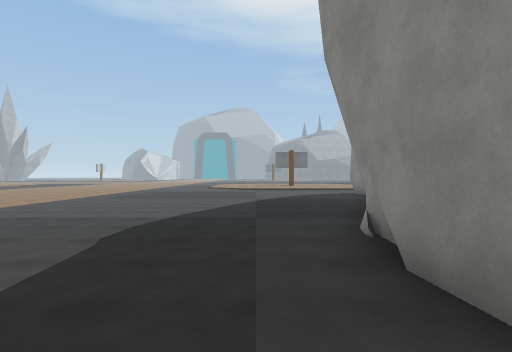
[1] (above)

24 first-person views from a walk through a scene from a Unity 3-D project. The camera is 1.5 m above the floor, looks level and sees 75° across. The floor is counted in squares, 2 m on a side. Each view is taken from the middle of a square. On the plan, view 1 faces up. The plan holds only what a view shows up to about 11 squares ahead; the rest is blank. The place goes on beyond the plan. Surface patterns are stand-ins for the level's own textures.

[2]
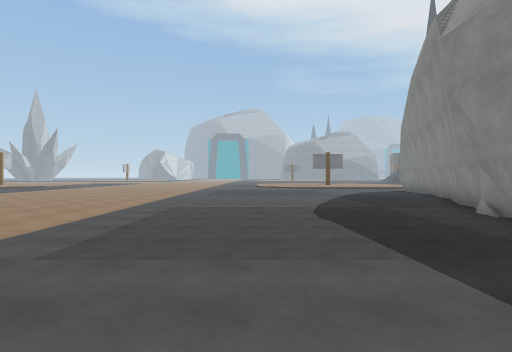

[3]
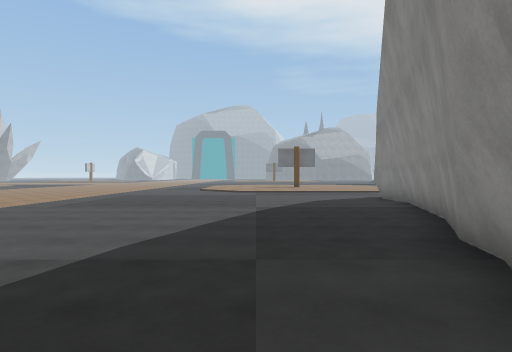

[4]
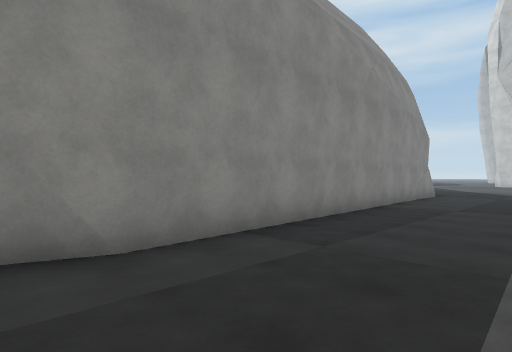

[5]
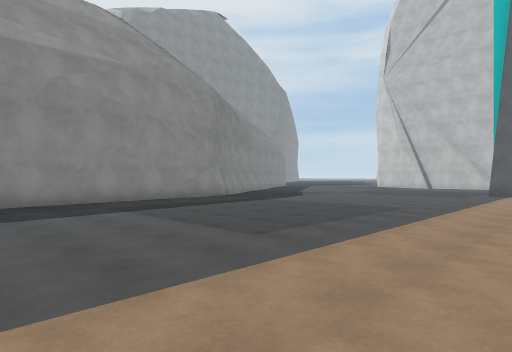

[6]
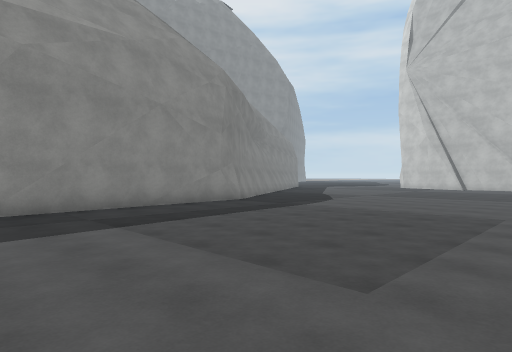

[7]
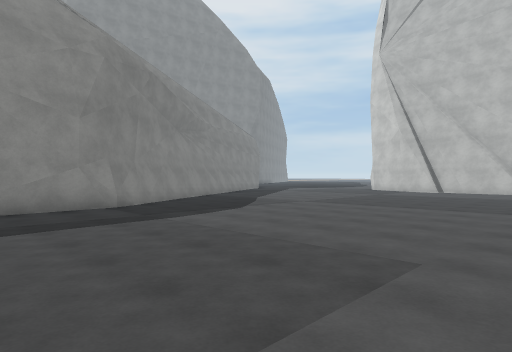

[8]
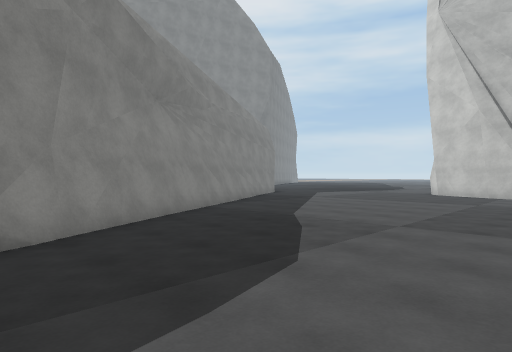

[9]
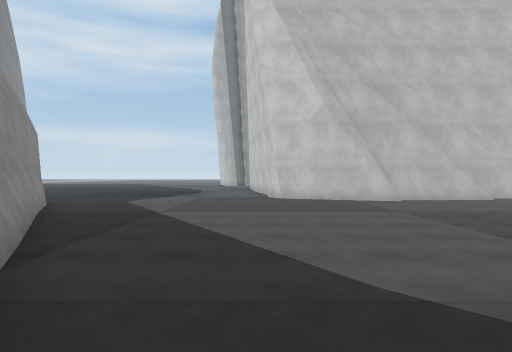

[10]
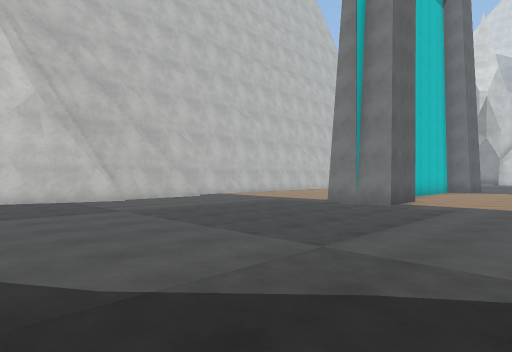

[11]
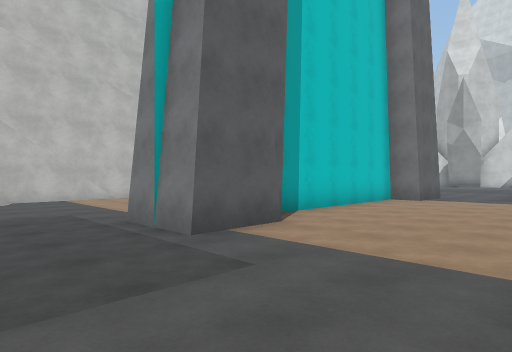

[12]
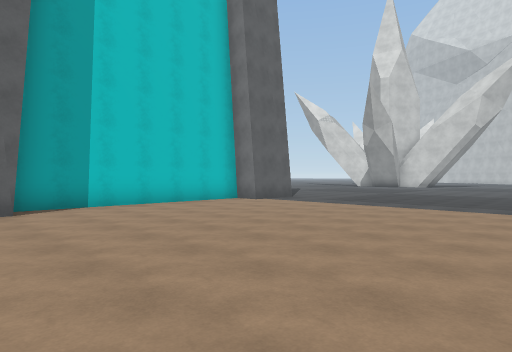

[13]
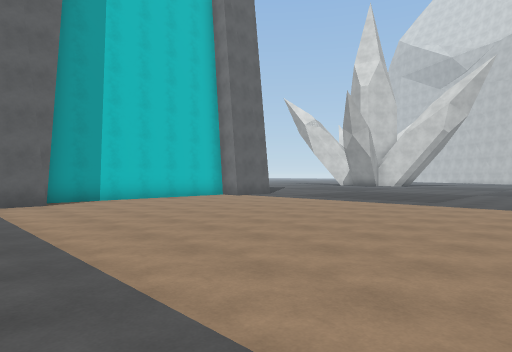

[14]
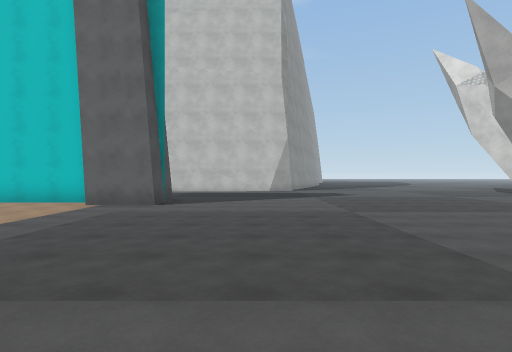

[15]
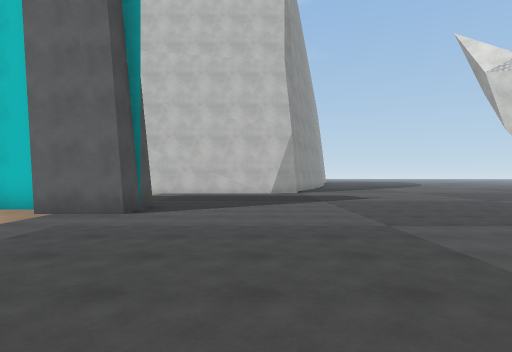

[16]
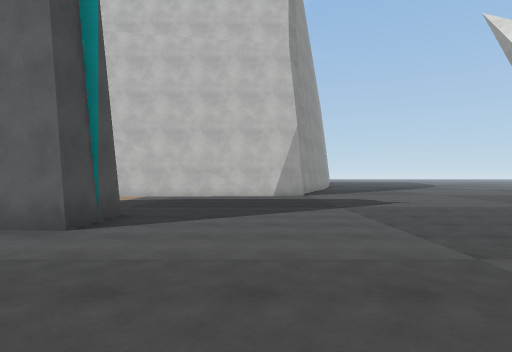

[17]
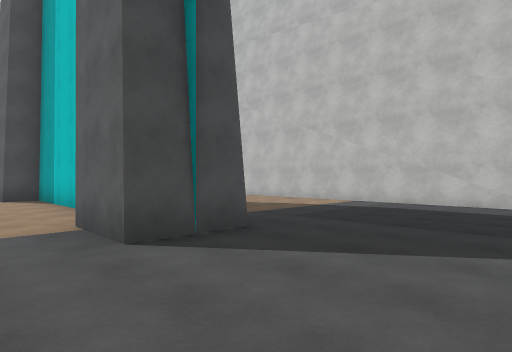

[18]
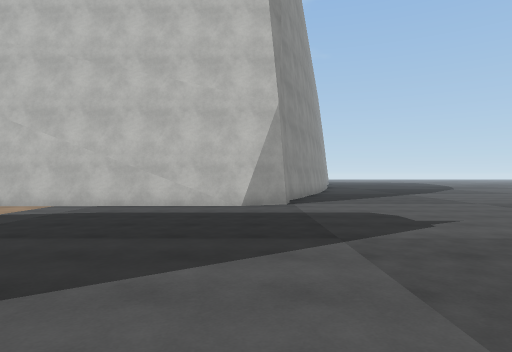

[19]
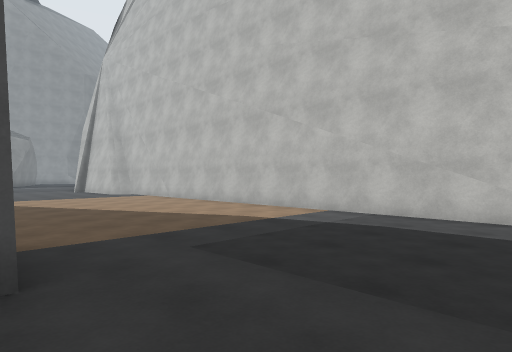

[20]
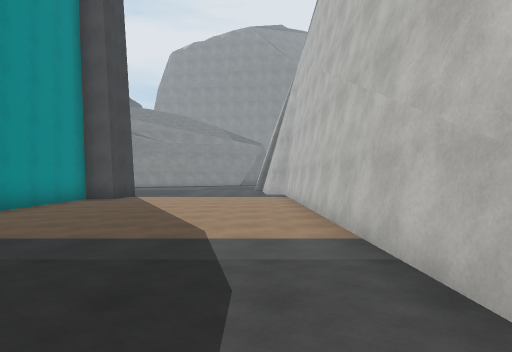

[21]
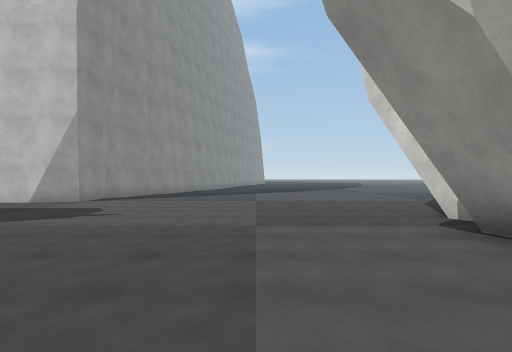

[22]
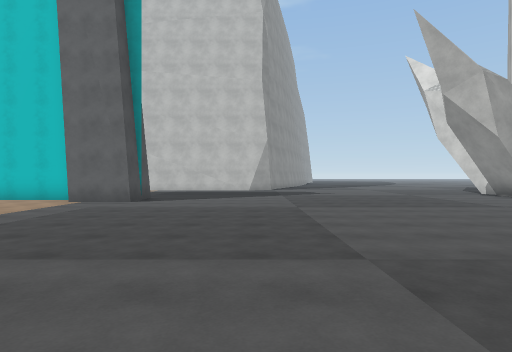

[23]
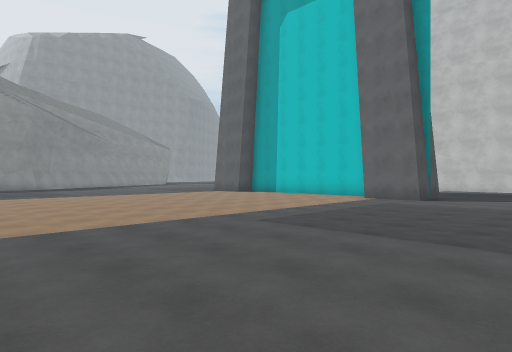

[24]
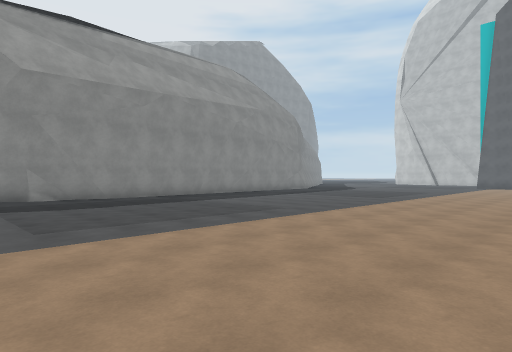

### Floor plan
Points are (right, up) in squares from view 1. A wall is a line through its corners. A room is listed if a view was taken in it or the views show most of it. See-through windows are left out.
Room 1 (views 1, 2, 3, 4, 5, 6, 7, 8, 9, 10, 11, 12, 13, 14, 15, 16, 17, 18, 19, 20, 21, 22, 23, 24)
walls: (-13.6, -16.5) (-7.1, -16.5); (-7.2, -16.5) (-10.9, -16.5); (-7.2, -17.5) (-7.2, -15.6) (-5.5, -15.6) (-5.5, -17.5); (-15.4, -17.5) (-15.4, -15.6) (-13.6, -15.6); (2.1, -9.1) (1.1, 3.5); (2.4, -9.6) (2, -9.1) (1.9, -8.5); (1.1, 2.9) (1.7, 4.6); (1.5, 3.8) (1.6, 4.8) (2.2, 5.9); (1.6, 4.4) (2.1, 6.7); (-8.5, -23.3) (-4.4, -23.2); (2, 6.2) (3.2, 8.8); (-4.2, -22.5) (-1, -22.5); (5.2, -14.5) (2, -9.1); (-1.1, -22) (1.7, -22.9); (-1.2, -22.2) (-0.7, -22.1); (-19, -23.4) (-10.4, -23.3); (-27.6, -17.2) (-27.4, -18.3); (3, 8.5) (4.2, 12.7); (3.1, 8.5) (4.6, 12.7); (6.6, -16.9) (5.4, -14.9); (-20, -24.7) (-19.8, -23.9) (-18.7, -23.4); (-20, -25.1) (-20, -24.5); (4.3, 12.3) (4.2, 14)
low walls: (2.1, 5.7) (2.3, 6.6); (6.1, -16.5) (5.6, -15.5); (-27.8, -17.5) (-27.6, -18.4); (-27.9, -17.7) (-27.8, -18.4); (1.4, -22.8) (1.8, -23)

Where each view was taken, in squares from view 1:
view 1: 0 up, 0 right, facing up
view 2: 2 down, 3 left, facing up
view 3: 3 up, 0 right, facing up
view 4: 4 up, 2 left, facing down-right
view 5: 1 down, 8 left, facing down-right
view 6: 2 down, 6 left, facing down-right
view 7: 6 down, 6 left, facing down-right
view 8: 9 down, 2 left, facing down-right
view 9: 12 down, 3 right, facing down
view 10: 12 down, 3 right, facing down-left
view 11: 12 down, 3 left, facing down-left
view 12: 8 down, 6 left, facing down-left
view 13: 6 down, 5 left, facing down-left
view 14: 7 down, 18 left, facing down
view 15: 9 down, 18 left, facing down
view 16: 11 down, 18 left, facing down
view 17: 14 down, 19 left, facing down-right
view 18: 15 down, 19 left, facing down
view 19: 17 down, 18 left, facing down-right
view 20: 22 down, 18 left, facing right
view 21: 14 down, 25 left, facing down
view 22: 6 down, 19 left, facing down
view 23: 5 down, 19 left, facing down-right
view 24: 7 up, 10 left, facing down-right
